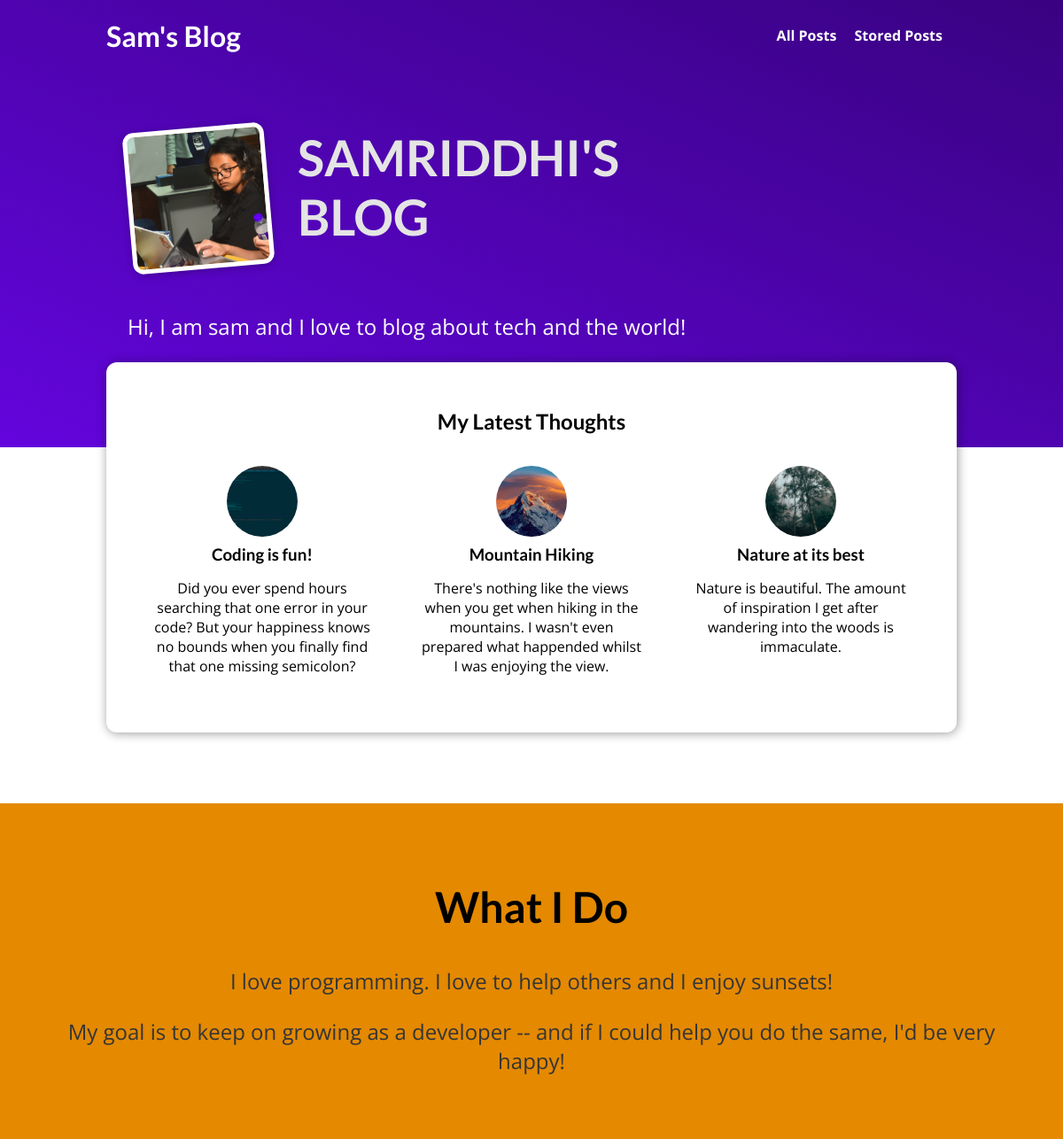
The page / on the database its author committed.
### blog/models.py (models this page shows, shortened)
class Post(models.Model):
    title = models.CharField(max_length=100)
    excerpt = models.CharField(max_length=200)
    image = models.ImageField(upload_to="posts",null=True)
    date = models.DateField(auto_now=True)
    slug = models.SlugField(default="",null=False,unique=True,db_index=True)
    content = models.TextField(validators=[MinLengthValidator(10)])
    author = models.ForeignKey(Author,null=True,on_delete=models.SET_NULL,related_name="posts")
    tag = models.ManyToManyField(Tag)

### blog/views.py (the view)
# urls.py: path("", views.StartingPageView.as_view(), name="starting-page"),
class StartingPageView(ListView):
    template_name="blog/index.html"
    model = Post
    ordering = ["-date"]
    context_object_name="posts"
    def get_queryset(self):
        queryset = super().get_queryset()
        data = queryset[:3]
        return data

### blog/templates/blog/index.html (shortened to what this page needs)
{% extends "base.html" %}
{% load static %}
{% block css_files %}
<link rel ="stylesheet" href="{% static "blog/index.css" %}">
<link rel ="stylesheet" href="{% static "blog/post.css" %}">
{% endblock css_files %}
{% block content %}
<section id="welcome">
    <header>
        <img src="{%static "blog/images/sam.png" %}" alt="Sam-the author of this blog"/>
        <h2>SAMRIDDHI'S BLOG</h2>
    </header>
    <p>Hi, I am sam and I love to blog about tech and the world!</p>
</section>
<section id="latest-posts">
    <h2>My Latest Thoughts</h2>
    <ul>
        {% for post in posts %}
        {% include "blog/includes/post.html" %}
        {% endfor %}
    </ul>
</section>
<section id="about">
    <h2>What I Do</h2>
    <p>I love programming. I love to help others and I enjoy sunsets!</p>
    <p>My goal is to keep on growing as a developer -- and if I could help you do the same, I'd be very happy!</p>
{% endblock content %}

### blog/templates/blog/includes/post.html (shortened to what this page needs)
<li>
    <article class ="post">
        <a href="{% url "post-detail-page" slug=post.slug %}">
            <img src=" {{ post.image.url }} " alt="{{post.title}}"/>
            <div class ="post__content">
                <h3>{{ post.title}}</h3>
                <p>
                    {{post.excerpt}}
                </p>
            </div>
        </a>
    </article>
</li>

### static/app.css (style rules this page uses)
* { box-sizing: border-box; }
html { font-family: 'Open Sans', 'Lato', sans-serif; }
body { margin: 0; }
h1, h2, h3 { font-family: 'Lato', sans-serif; font-weight: bold; }

### blog/static/blog/index.css (style rules this page uses)
#welcome { background: linear-gradient(to right top, #6305dd, #390281); padding: 6rem 12%; }
#welcome header { display: flex; align-items: flex-start; margin: 3rem auto; }
#welcome img { width: 10rem; height: 10rem; object-fit: cover; object-position: top; border: 5px solid white; border-radius: 12px; background-color: #ffe1bf; transform: rotateZ(-5deg); box-shadow: 0 2px 8px rgba(0, 0, 0, 0.25); }
#welcome h2 { font-size: 3.5rem; margin: 0 0 0 2rem; color: #e4e4e4; width: 10rem; }
#welcome p { color: white; font-size: 1.5rem; }
#latest-posts { background-color: white; padding: 2rem; border-radius: 12px; width: 60rem; margin: -6rem auto 2rem auto; box-shadow: 1px 1px 12px rgba(0, 0, 0, 0.4); }
#latest-posts h2 { text-align: center; }
#latest-posts ul { list-style: none; margin: 0; padding: 0; display: flex; gap: 1rem; }
#latest-posts li { flex: 1; }
#about { text-align: center; padding: 3rem; background-color: #e48900; margin-top: 5rem; }
#about h2 { font-size: 3rem; }
#about p { font-size: 1.5rem; color: #353535; }

### blog/static/blog/post.css (style rules this page uses)
.post { display: flex; flex-direction: column; align-items: center; text-align: center; }
.post a { text-decoration: none; color: black; transition: all 0.2s ease; padding: 1rem; }
.post img { width: 5rem; height: 5rem; object-fit: cover; border-radius: 50%; }
.post h3 { margin: 0.25rem 0; }

### rows shown on the page
Post: image (picture), title "Coding is fun!", excerpt "Did you ever spend hours searching that one error in your code? But your happiness knows no bounds when you finally find that one missing semicolon?"
Post: image (picture), title "Mountain Hiking", excerpt "There's nothing like the views when you get when hiking in the mountains. I wasn't even prepared what happended whilst I was enjoying the view."
Post: image (picture), title "Nature at its best", excerpt "Nature is beautiful. The amount of inspiration I get after wandering into the woods is immaculate."
